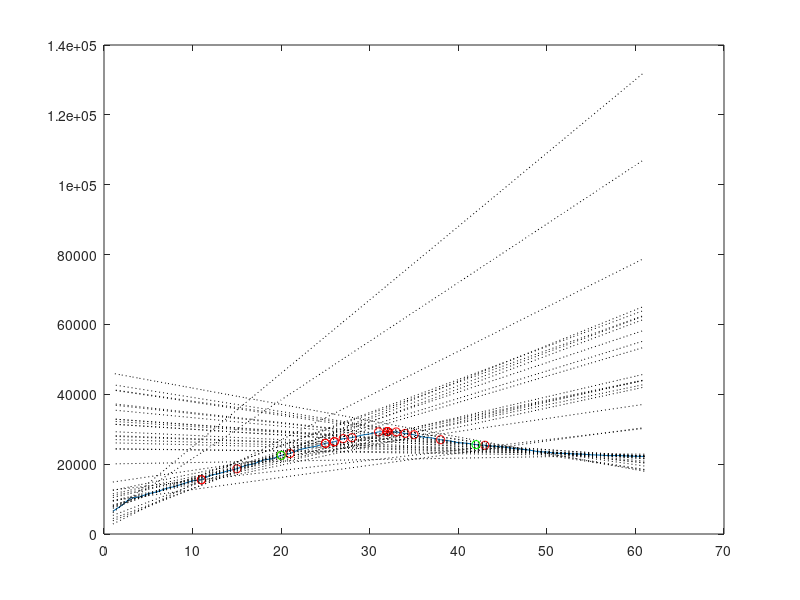

MATLAB code for this plot:
clc; clear all;  close all;

data = csvread('dat/38datar.csv');
data = [data(:,1)/10 data(:,2)];


%% figure
figure(1)
plot(data(:,1), data(:,2));
hold on;
L = max(data(:,2)); 
Lp = find(data(:,2) == L);
plot(Lp, data(Lp,2), 'r*')
fprintf('estimated exposure time is %d [ms]\n' , Lp) 

%% init search
% reference 2 exp times 
n = 20;
for i = 1 :1: n
bi = [data(i,:); data(i+1,:)] ;
ci = [data(end-(i-1),:); data(end-i,:)];

min_v = min(data(:,1)); max_v = max(data(:,1)); 
x1 = min_v:1 :max_v ;
x2 = max_v:-1:min_v;


a1 = (bi(2,2)-bi(1,2))  /  (bi(2,1) - bi(1,1)) ;
y1 = a1 * (x1- bi(1,1)) + bi(1,2);
a2 = (ci(2,2)-ci(1,2))  /  (ci(2,1) - ci(1,1)) ;
y2 = a2 * (x2- ci(2,1)) + ci(2,2);

x_next = round ((a2 * ci(2,1) - a1* bi(1,1) + bi(1,2) - ci(2,2)) / (a2-a1))

plot(x_next, data(x_next,2), 'ro');
hold on
% find solution 
% if (a1 < 0)    
% fprintf('%d is local optimal \n' , bi(1,1))
% break;
% end
% 
% if (a2 > 0)    
% fprintf('%d is opt \n' , ci(1,1))
% break;
% end

% plot two lines
plot(x1, y1, ':k')
plot(x2, y2,':k')
pause(.1)
end 

% find intersection
eval = abs(y2(data(end,1):-1:1)-y1);
[v, next_exp] = min(eval);
t1 = bi(1);
t2 = ci(1);
t3 = next_exp;
plot(t1, data(t1,2), 'go');
plot(t2, data(t2,2), 'go');

% plot(next_exp, data(next_exp,2), 'ro');

top = t3;
vop = data(top,2);

fprintf('estimated exposure time is %d [ms]\n' , next_exp) 
